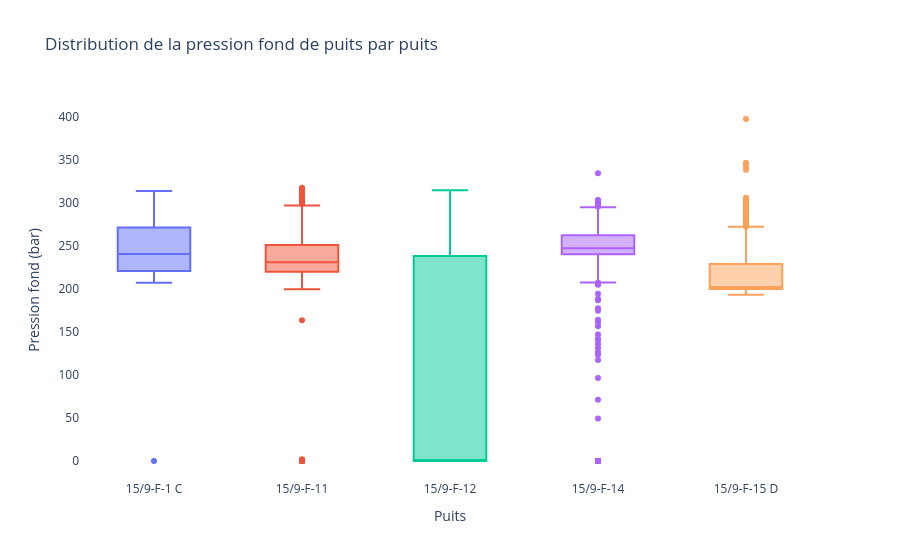

Notebook cell for this chart:
### Markdown cell above
##### - 15/9-F-14  → 65.2% eau  — puits très watérisé, coût de traitement élevé
##### - 15/9-F-12  → 59.6% eau  — malgré d'être le 1er producteur !
##### - 15/9-F-1 C → 51.1% eau  — plus d'eau que de pétrole
##### - 15/9-F-11  → 38.4% eau  — acceptable
##### - 15/9-F-15D → 19.3% eau  — le plus propre du champ

Le puits 15/9-F-14 produit beaucoup mais avec 65% d'eau — ce qui signifie des coûts de séparation et traitement très élevés

### Code cell
# Anomalies de pression par puits
fig = px.box(
    df_prod,
    x='NPD_WELL_BORE_NAME',
    y='AVG_DOWNHOLE_PRESSURE',
    title='Distribution de la pression fond de puits par puits',
    labels={
        'NPD_WELL_BORE_NAME': 'Puits',
        'AVG_DOWNHOLE_PRESSURE': 'Pression fond (bar)'
    },
    color='NPD_WELL_BORE_NAME',
    points='outliers'
)

fig.update_layout(
    plot_bgcolor='white',
    showlegend=False
)

fig.show()

### Figure 1 — Plotly figure (JSON) as saved in the notebook; plotly's stock layout.template omitted (floating-point values rounded to 4 significant figures; data arrays with more than 128 entries replaced by an {"elided": "..."} marker saying what was removed)
{"data": [{"alignmentgroup": "True", "boxpoints": "outliers", "hovertemplate": "Puits=%{x}<br>Pression fond (bar)=%{y}<extra></extra>", "legendgroup": "15/9-F-1 C", "marker": {"color": "#636efa"}, "name": "15/9-F-1 C", "notched": false, "offsetgroup": "15/9-F-1 C", "orientation": "v", "showlegend": true, "type": "box", "x": {"elided": "741 str values"}, "x0": " ", "xaxis": "x", "y": {"elided": "741 float values"}, "y0": " ", "yaxis": "y"}, {"alignmentgroup": "True", "boxpoints": "outliers", "hovertemplate": "Puits=%{x}<br>Pression fond (bar)=%{y}<extra></extra>", "legendgroup": "15/9-F-11", "marker": {"color": "#EF553B"}, "name": "15/9-F-11", "notched": false, "offsetgroup": "15/9-F-11", "orientation": "v", "showlegend": true, "type": "box", "x": {"elided": "1159 str values"}, "x0": " ", "xaxis": "x", "y": {"elided": "1159 float values"}, "y0": " ", "yaxis": "y"}, {"alignmentgroup": "True", "boxpoints": "outliers", "hovertemplate": "Puits=%{x}<br>Pression fond (bar)=%{y}<extra></extra>", "legendgroup": "15/9-F-12", "marker": {"color": "#00cc96"}, "name": "15/9-F-12", "notched": false, "offsetgroup": "15/9-F-12", "orientation": "v", "showlegend": true, "type": "box", "x": {"elided": "3006 str values"}, "x0": " ", "xaxis": "x", "y": {"elided": "3006 float values"}, "y0": " ", "yaxis": "y"}, {"alignmentgroup": "True", "boxpoints": "outliers", "hovertemplate": "Puits=%{x}<br>Pression fond (bar)=%{y}<extra></extra>", "legendgroup": "15/9-F-14", "marker": {"color": "#ab63fa"}, "name": "15/9-F-14", "notched": false, "offsetgroup": "15/9-F-14", "orientation": "v", "showlegend": true, "type": "box", "x": {"elided": "2854 str values"}, "x0": " ", "xaxis": "x", "y": {"elided": "2854 float values"}, "y0": " ", "yaxis": "y"}, {"alignmentgroup": "True", "boxpoints": "outliers", "hovertemplate": "Puits=%{x}<br>Pression fond (bar)=%{y}<extra></extra>", "legendgroup": "15/9-F-15 D", "marker": {"color": "#FFA15A"}, "name": "15/9-F-15 D", "notched": false, "offsetgroup": "15/9-F-15 D", "orientation": "v", "showlegend": true, "type": "box", "x": {"elided": "978 str values"}, "x0": " ", "xaxis": "x", "y": {"elided": "978 float values"}, "y0": " ", "yaxis": "y"}], "layout": {"boxmode": "overlay", "legend": {"title": {"text": "Puits"}, "tracegroupgap": 0}, "plot_bgcolor": "white", "showlegend": false, "title": {"text": "Distribution de la pression fond de puits par puits"}, "xaxis": {"anchor": "y", "categoryarray": ["15/9-F-1 C", "15/9-F-11", "15/9-F-12", "15/9-F-14", "15/9-F-15 D"], "categoryorder": "array", "domain": [0, 1], "title": {"text": "Puits"}}, "yaxis": {"anchor": "x", "domain": [0, 1], "title": {"text": "Pression fond (bar)"}}}}
